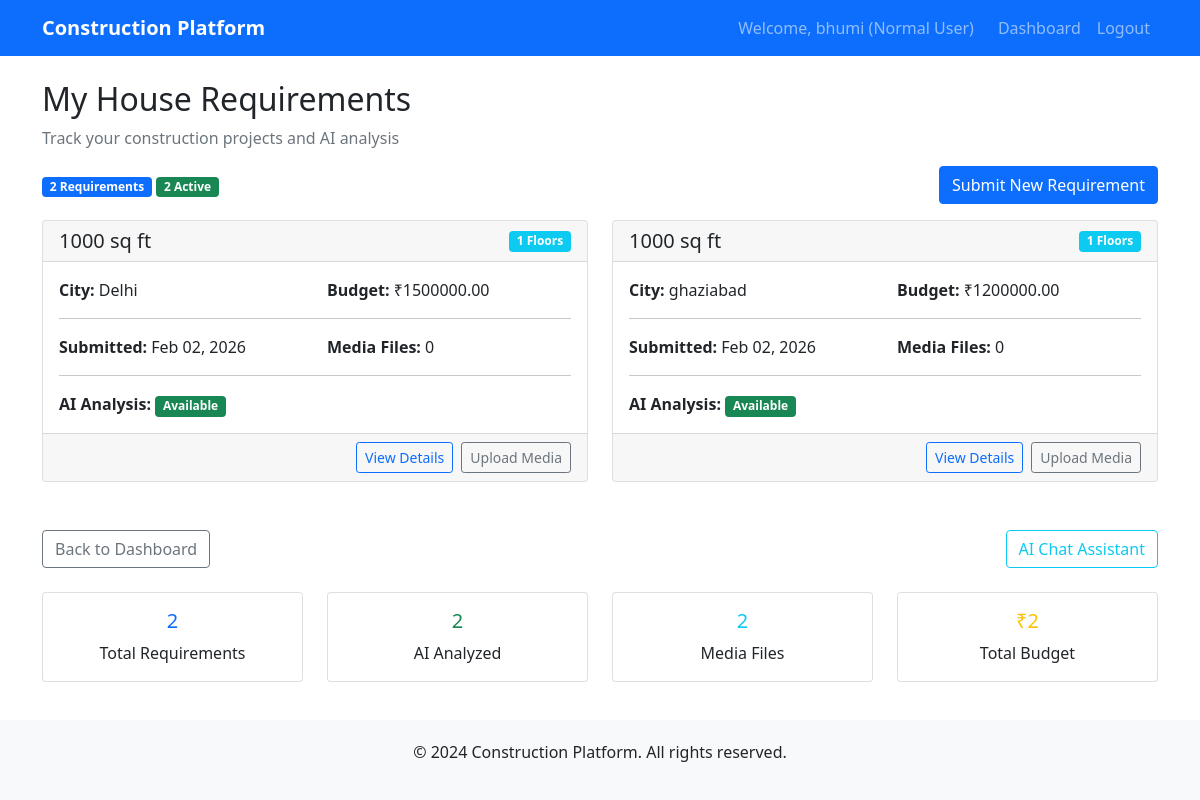
The page /house-ai/my-requirements/ (signed in) on the database as committed earlier.
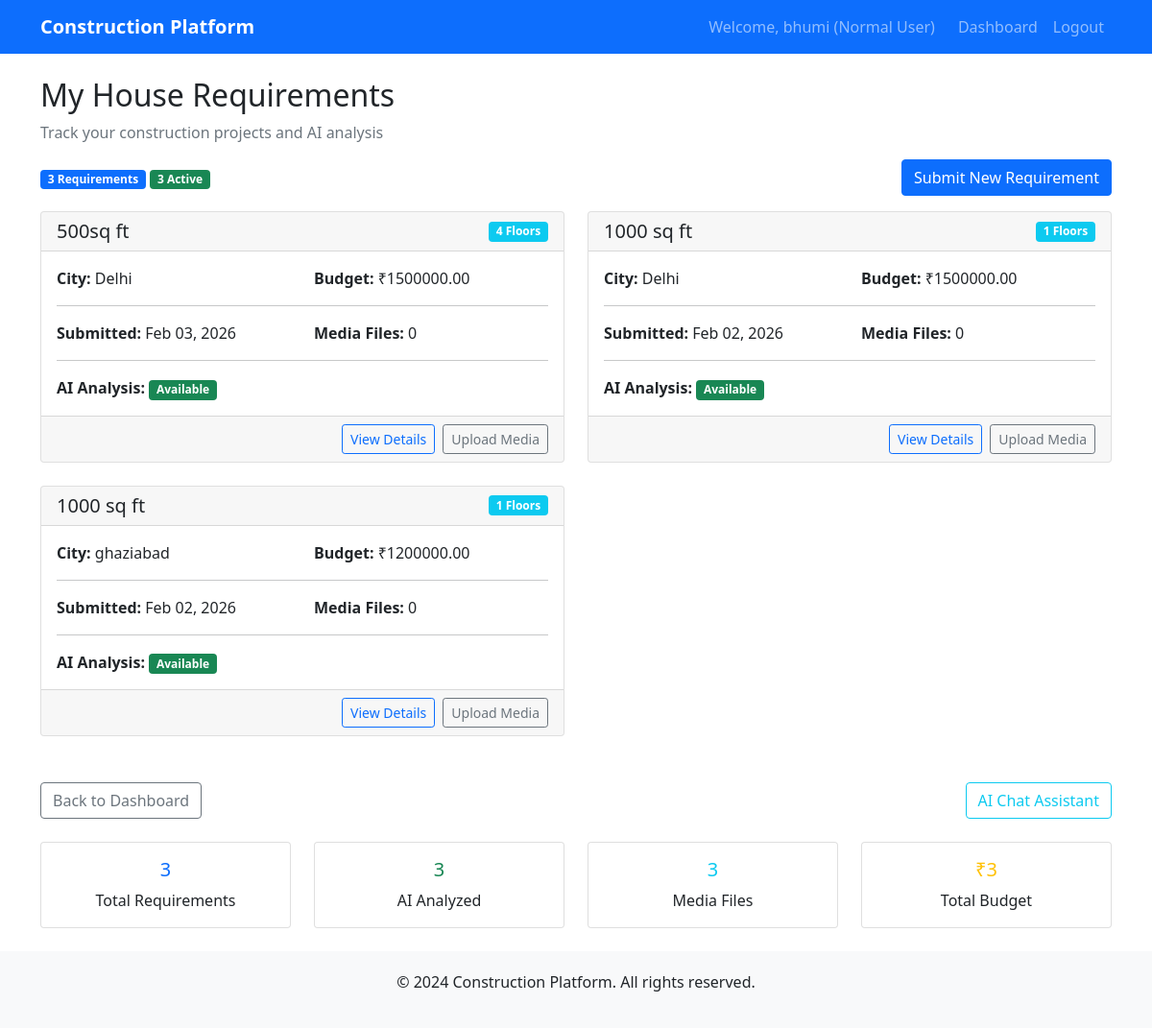
The same page on the database as committed later.
### house_ai/models.py (models this page shows, shortened)
class HouseRequirement(models.Model):
    user = models.ForeignKey(User, on_delete=models.CASCADE, related_name='house_requirements')
    plot_size = models.CharField(max_length=50)  # e.g., "1000 sq ft"
    budget = models.DecimalField(max_digits=12, decimal_places=2)
    floors = models.PositiveIntegerField(default=1)
    city = models.CharField(max_length=100)
    created_at = models.DateTimeField(auto_now_add=True)

### house_ai/views.py (the view)
# urls.py: path('my-requirements/', views.my_requirements, name='my_requirements'),
@login_required
def my_requirements(request):
    if request.user.role != 'user':
        messages.error(request, 'Access denied. Normal user role required.')
        return redirect('dashboard:home')
    requirements = HouseRequirement.objects.filter(user=request.user).order_by('-created_at')
    return render(request, 'house_ai/my_requirements.html', {'requirements': requirements})

### templates/house_ai/my_requirements.html (shortened to what the changed rows need)
{% extends 'base.html' %}
{% block content %}
<div class="row">
    <div class="col-12">
        <h2>My House Requirements</h2>
    </div>
</div>
<div class="row mb-3">
    <div class="col-12">
        <div class="d-flex justify-content-between align-items-center">
            <div>
                <span class="badge bg-primary">{{ requirements.count }} Requirements</span>
                <span class="badge bg-success">{{ requirements|length }} Active</span>
            </div>
        </div>
    </div>
</div>
<div class="row">
    {% if requirements %}
        {% for requirement in requirements %}
        <div class="col-md-6 mb-4">
            <div class="card">
                <div class="card-header d-flex justify-content-between align-items-center">
                    <h5 class="mb-0">{{ requirement.plot_size }}</h5>
                    <span class="badge bg-info">{{ requirement.floors }} Floors</span>
                </div>
                <div class="card-body">
                    <div class="row">
                        <div class="col-6">
                            <strong>City:</strong> {{ requirement.city }}
                        </div>
                        <div class="col-6">
                            <strong>Budget:</strong> ₹{{ requirement.budget }}
                        </div>
                    </div>
                    <hr>
                    <div class="row">
                        <div class="col-6">
                            <strong>Submitted:</strong> {{ requirement.created_at|date:"M d, Y" }}
                        </div>
                        <div class="col-6">
                            <strong>Media Files:</strong> {{ requirement.media_uploads.count }}
                        </div>
                    </div>
                    <hr>
                    <div class="row">
                        <div class="col-12">
                            <strong>AI Analysis:</strong>
                            {% if requirement.ai_response %}
                                <span class="badge bg-success">Available</span>
                            {% else %}
                                <span class="badge bg-warning">Processing</span>
                            {% endif %}
                        </div>
                    </div>
                </div>
                <div class="card-footer">
                    <div class="d-grid gap-2 d-md-flex justify-content-md-end">
                        <a href="{% url 'house_ai:view_requirement' requirement.id %}" class="btn btn-outline-primary btn-sm">View Details</a>
                        <a href="{% url 'house_ai:upload_media' requirement.id %}" class="btn btn-outline-secondary btn-sm">Upload Media</a>
                    </div>
                </div>
            </div>
        </div>
        {% endfor %}
    {% endif %}
</div>
{% if requirements %}
<div class="row mt-4">
    <div class="col-md-3">
        <div class="card text-center">
            <div class="card-body">
                <h5 class="card-title text-primary">{{ requirements.count }}</h5>
                <p class="card-text">Total Requirements</p>
            </div>
        </div>
    </div>
    <div class="col-md-3">
        <div class="card text-center">
            <div class="card-body">
                <h5 class="card-title text-success">{{ requirements|length }}</h5>
                <p class="card-text">AI Analyzed</p>
            </div>
        </div>
    </div>
    <div class="col-md-3">
        <div class="card text-center">
            <div class="card-body">
                <h5 class="card-title text-info">{{ requirements|length }}</h5>
                <p class="card-text">Media Files</p>
            </div>
        </div>
    </div>
    <div class="col-md-3">
        <div class="card text-center">
            <div class="card-body">
                <h5 class="card-title text-warning">₹{{ requirements|length }}</h5>
                <p class="card-text">Total Budget</p>
            </div>
        </div>
    </div>
</div>
{% endif %}
{% endblock %}

Rows that differ between the two databases and show on the page:
added HouseRequirement: plot_size "500sq ft", floors "4", city "Delhi", budget "1500000.00", created_at "Feb 03, 2026", media_uploads.count "0", shows "Available"
Other text that changed with them:
{{ requirements.count }}: "2" → "3"
{{ requirements|length }}: "2" → "3"
